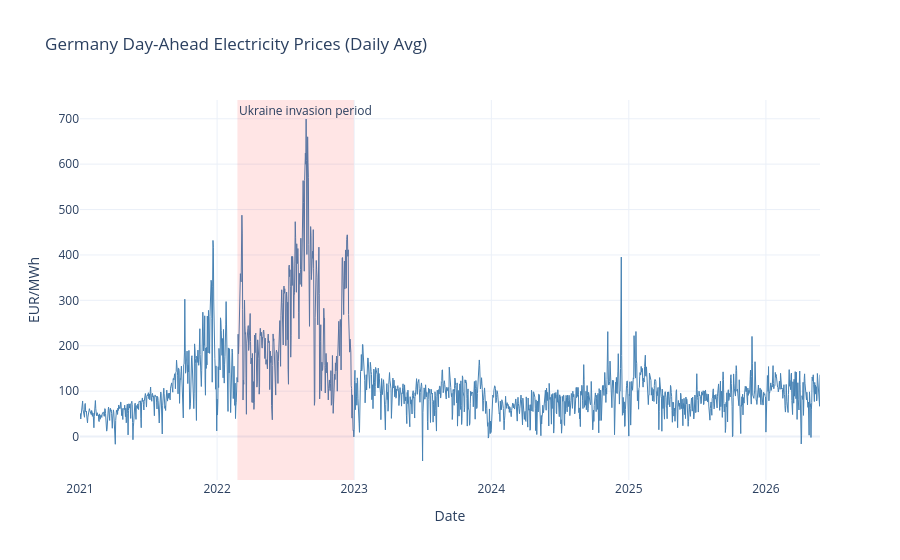
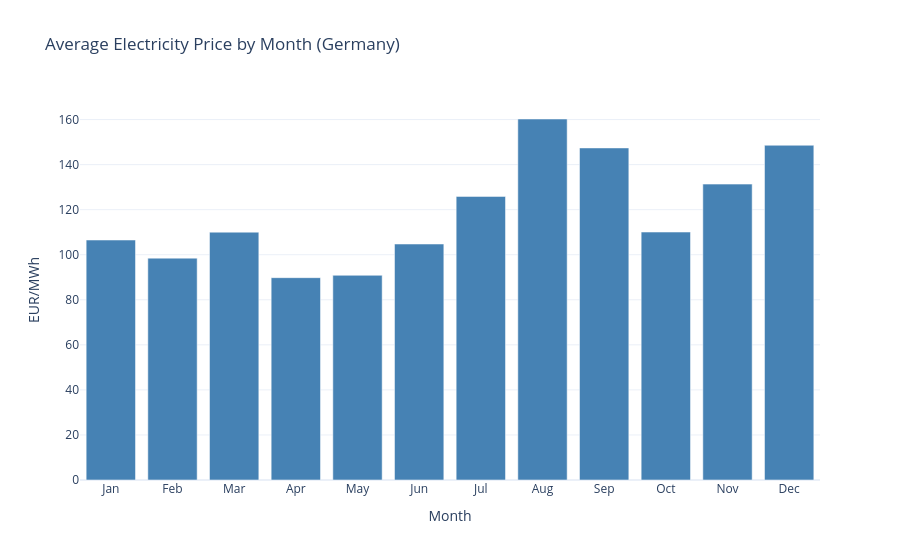
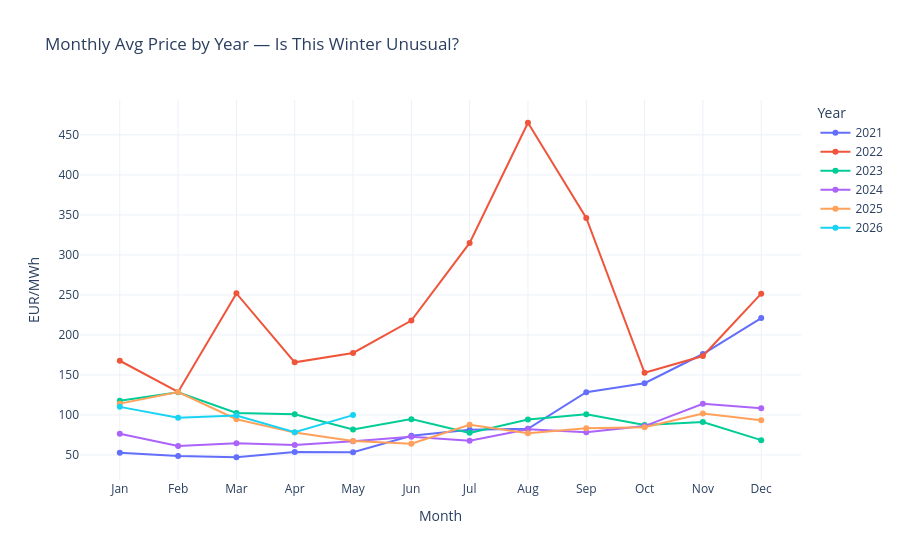

The notebook cell saved with these charts, in order:
### Code cell
import pandas as pd
import plotly.graph_objects as go
import plotly.express as px
import os

os.makedirs("figures", exist_ok=True)
daily = pd.read_csv("data/clean/prices_daily_DE.csv", parse_dates=["date"])
daily["month"] = daily["date"].dt.month
daily["year"]  = daily["date"].dt.year

# Plot 1: Full price history
fig1 = go.Figure()
fig1.add_trace(go.Scatter(x=daily["date"], y=daily["avg_price_eur_mwh"],
                          mode="lines", name="Price", line=dict(color="steelblue", width=1)))
fig1.add_vrect(x0="2022-02-24", x1="2022-12-31",
               fillcolor="red", opacity=0.1, line_width=0,
               annotation_text="Ukraine invasion period", annotation_position="top left")
fig1.update_layout(title="Germany Day-Ahead Electricity Prices (Daily Avg)",
                   yaxis_title="EUR/MWh", xaxis_title="Date", template="plotly_white")
fig1.write_html("figures/price_history_DE.html")
fig1.show()

# Plot 2: Seasonality by month
monthly_avg = daily.groupby("month")["avg_price_eur_mwh"].mean().reset_index()
monthly_avg["month_name"] = ["Jan","Feb","Mar","Apr","May","Jun",
                              "Jul","Aug","Sep","Oct","Nov","Dec"]
fig2 = px.bar(monthly_avg, x="month_name", y="avg_price_eur_mwh",
              title="Average Electricity Price by Month (Germany)",
              labels={"avg_price_eur_mwh": "EUR/MWh", "month_name": "Month"},
              color_discrete_sequence=["steelblue"], template="plotly_white")
fig2.write_html("figures/seasonality_DE.html")
fig2.show()

# Plot 3: Year-over-year comparison
yearly = daily.groupby(["year","month"])["avg_price_eur_mwh"].mean().reset_index()
fig3 = px.line(yearly, x="month", y="avg_price_eur_mwh", color="year",
               title="Monthly Avg Price by Year — Is This Winter Unusual?",
               labels={"avg_price_eur_mwh": "EUR/MWh", "month": "Month", "year": "Year"},
               markers=True, template="plotly_white")
fig3.update_xaxes(tickvals=list(range(1,13)),
                  ticktext=["Jan","Feb","Mar","Apr","May","Jun",
                            "Jul","Aug","Sep","Oct","Nov","Dec"])
fig3.write_html("figures/yoy_comparison_DE.html")
fig3.show()

# Summary stats
print(daily["avg_price_eur_mwh"].describe().round(2))
print("\nCorrelation with month (seasonality signal):",
      daily[["avg_price_eur_mwh","month"]].corr().iloc[0,1].round(3))

### Figure 1 — Plotly figure (JSON) as saved in the notebook; plotly's stock layout.template omitted (floating-point values rounded to 4 significant figures; data arrays with more than 128 entries replaced by an {"elided": "..."} marker saying what was removed)
{"data": [{"line": {"color": "steelblue", "width": 1}, "mode": "lines", "name": "Price", "type": "scatter", "x": {"elided": "1971 str values"}, "y": {"elided": "1971 float values"}}], "layout": {"annotations": [{"showarrow": false, "text": "Ukraine invasion period", "x": "2022-02-24", "xanchor": "left", "xref": "x", "y": 1, "yanchor": "top", "yref": "y domain"}], "shapes": [{"fillcolor": "red", "line": {"width": 0}, "opacity": 0.1, "type": "rect", "x0": "2022-02-24", "x1": "2022-12-31", "xref": "x", "y0": 0, "y1": 1, "yref": "y domain"}], "title": {"text": "Germany Day-Ahead Electricity Prices (Daily Avg)"}, "xaxis": {"title": {"text": "Date"}}, "yaxis": {"title": {"text": "EUR/MWh"}}}}

### Figure 2 — Plotly figure (JSON) as saved in the notebook; plotly's stock layout.template omitted (floating-point values rounded to 4 significant figures)
{"data": [{"hovertemplate": "Month=%{x}<br>EUR/MWh=%{y}<extra></extra>", "legendgroup": "", "marker": {"color": "steelblue", "pattern": {"shape": ""}}, "name": "", "orientation": "v", "showlegend": false, "textposition": "auto", "type": "bar", "x": ["Jan", "Feb", "Mar", "Apr", "May", "Jun", "Jul", "Aug", "Sep", "Oct", "Nov", "Dec"], "xaxis": "x", "y": [106.5, 98.49, 110.0, 89.82, 90.86, 104.7, 125.9, 160.2, 147.4, 110.1, 131.3, 148.6], "yaxis": "y"}], "layout": {"barmode": "relative", "legend": {"tracegroupgap": 0}, "title": {"text": "Average Electricity Price by Month (Germany)"}, "xaxis": {"anchor": "y", "domain": [0, 1], "title": {"text": "Month"}}, "yaxis": {"anchor": "x", "domain": [0, 1], "title": {"text": "EUR/MWh"}}}}

### Figure 3 — Plotly figure (JSON) as saved in the notebook; plotly's stock layout.template omitted (floating-point values rounded to 4 significant figures)
{"data": [{"hovertemplate": "Year=2021<br>Month=%{x}<br>EUR/MWh=%{y}<extra></extra>", "legendgroup": "2021", "line": {"color": "#636efa", "dash": "solid"}, "marker": {"symbol": "circle"}, "mode": "lines+markers", "name": "2021", "orientation": "v", "showlegend": true, "type": "scatter", "x": [1, 2, 3, 4, 5, 6, 7, 8, 9, 10, 11, 12], "xaxis": "x", "y": [52.81, 48.7, 47.13, 53.61, 53.35, 74.08, 81.37, 82.7, 128.4, 139.6, 176.2, 221.1], "yaxis": "y"}, {"hovertemplate": "Year=2022<br>Month=%{x}<br>EUR/MWh=%{y}<extra></extra>", "legendgroup": "2022", "line": {"color": "#EF553B", "dash": "solid"}, "marker": {"symbol": "circle"}, "mode": "lines+markers", "name": "2022", "orientation": "v", "showlegend": true, "type": "scatter", "x": [1, 2, 3, 4, 5, 6, 7, 8, 9, 10, 11, 12], "xaxis": "x", "y": [167.7, 128.8, 251.9, 165.7, 177.5, 218.0, 315.0, 465.2, 346.1, 152.7, 173.6, 251.6], "yaxis": "y"}, {"hovertemplate": "Year=2023<br>Month=%{x}<br>EUR/MWh=%{y}<extra></extra>", "legendgroup": "2023", "line": {"color": "#00cc96", "dash": "solid"}, "marker": {"symbol": "circle"}, "mode": "lines+markers", "name": "2023", "orientation": "v", "showlegend": true, "type": "scatter", "x": [1, 2, 3, 4, 5, 6, 7, 8, 9, 10, 11, 12], "xaxis": "x", "y": [117.8, 128.3, 102.5, 100.7, 81.72, 94.76, 77.61, 94.32, 100.7, 87.46, 91.12, 68.48], "yaxis": "y"}, {"hovertemplate": "Year=2024<br>Month=%{x}<br>EUR/MWh=%{y}<extra></extra>", "legendgroup": "2024", "line": {"color": "#ab63fa", "dash": "solid"}, "marker": {"symbol": "circle"}, "mode": "lines+markers", "name": "2024", "orientation": "v", "showlegend": true, "type": "scatter", "x": [1, 2, 3, 4, 5, 6, 7, 8, 9, 10, 11, 12], "xaxis": "x", "y": [76.57, 61.34, 64.69, 62.36, 67.21, 72.89, 67.7, 82.05, 78.31, 86.09, 113.9, 108.3], "yaxis": "y"}, {"hovertemplate": "Year=2025<br>Month=%{x}<br>EUR/MWh=%{y}<extra></extra>", "legendgroup": "2025", "line": {"color": "#FFA15A", "dash": "solid"}, "marker": {"symbol": "circle"}, "mode": "lines+markers", "name": "2025", "orientation": "v", "showlegend": true, "type": "scatter", "x": [1, 2, 3, 4, 5, 6, 7, 8, 9, 10, 11, 12], "xaxis": "x", "y": [114.1, 128.5, 94.62, 77.94, 67.34, 63.99, 87.8, 76.99, 83.51, 84.51, 101.9, 93.47], "yaxis": "y"}, {"hovertemplate": "Year=2026<br>Month=%{x}<br>EUR/MWh=%{y}<extra></extra>", "legendgroup": "2026", "line": {"color": "#19d3f3", "dash": "solid"}, "marker": {"symbol": "circle"}, "mode": "lines+markers", "name": "2026", "orientation": "v", "showlegend": true, "type": "scatter", "x": [1, 2, 3, 4, 5], "xaxis": "x", "y": [110.1, 96.58, 99.25, 78.52, 99.82], "yaxis": "y"}], "layout": {"legend": {"title": {"text": "Year"}, "tracegroupgap": 0}, "title": {"text": "Monthly Avg Price by Year — Is This Winter Unusual?"}, "xaxis": {"anchor": "y", "domain": [0, 1], "ticktext": ["Jan", "Feb", "Mar", "Apr", "May", "Jun", "Jul", "Aug", "Sep", "Oct", "Nov", "Dec"], "tickvals": [1, 2, 3, 4, 5, 6, 7, 8, 9, 10, 11, 12], "title": {"text": "Month"}}, "yaxis": {"anchor": "x", "domain": [0, 1], "title": {"text": "EUR/MWh"}}}}
